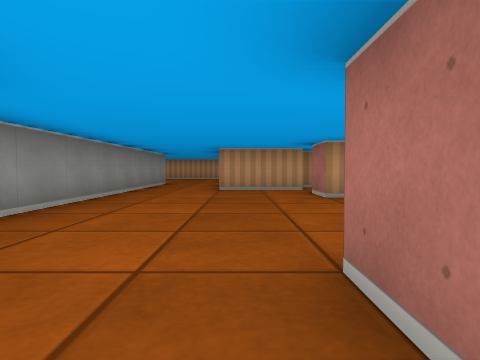
View 1 (above)

16 first-person views from a walk through a cub3D level. The camera is about half as high as the walls, tilts 2° down and sees 75° across. The floor is counted in squares. Each view is taken from the middle of a square. On the plan, view 1 faces up. The plan holds only what a view shows up to about 9 squares ahead; the rest is blank.

View 2
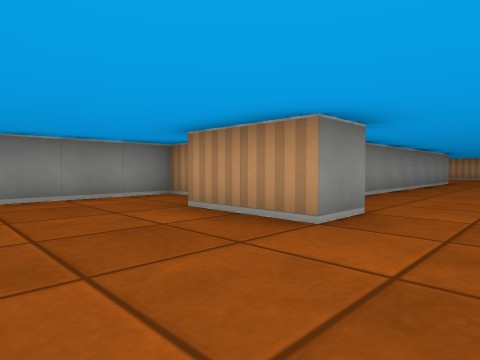

View 3
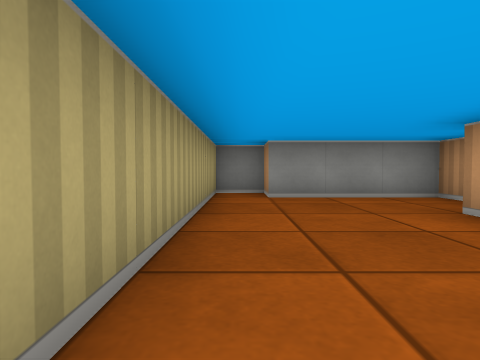

View 4
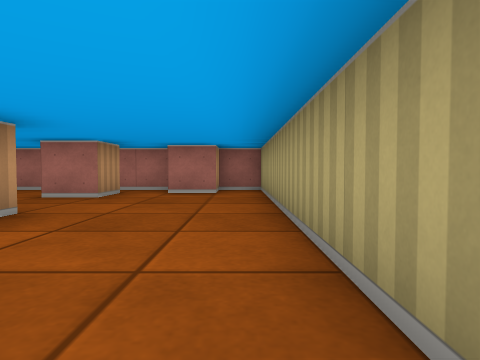

View 5
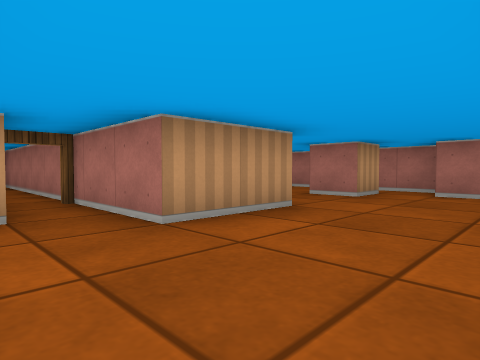

View 6
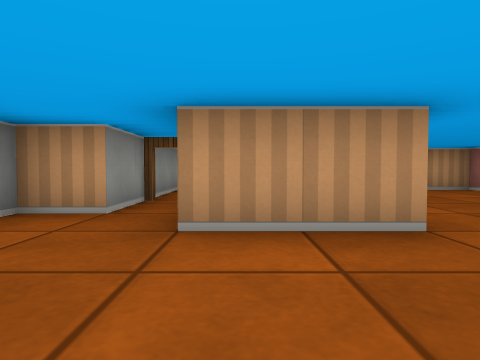

View 7
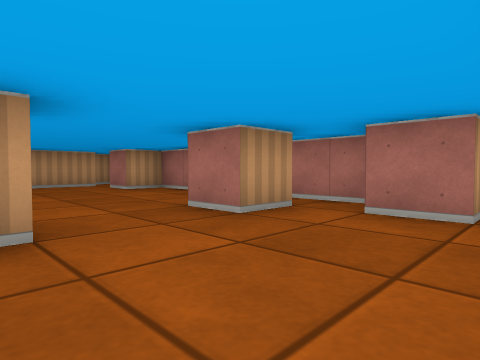

View 8
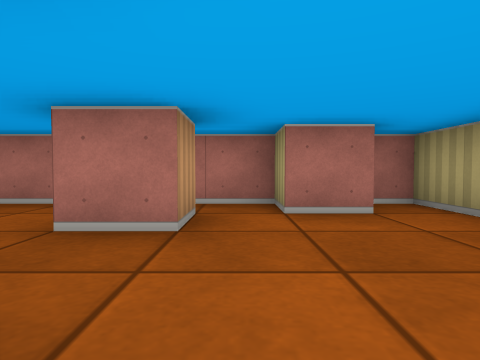

View 9
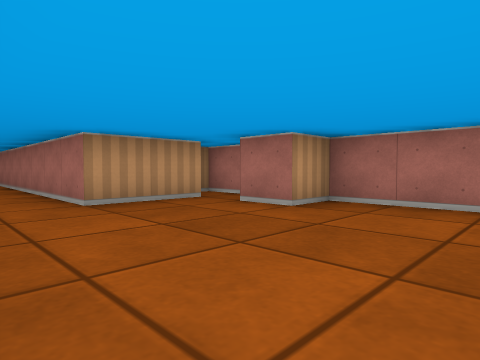

View 10
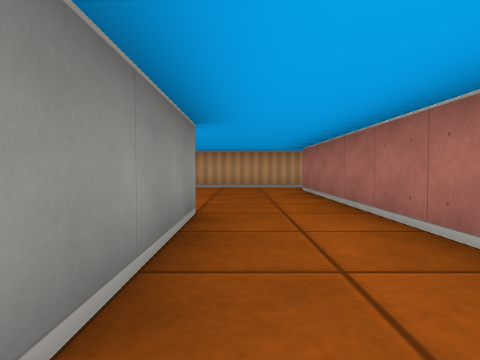

View 11
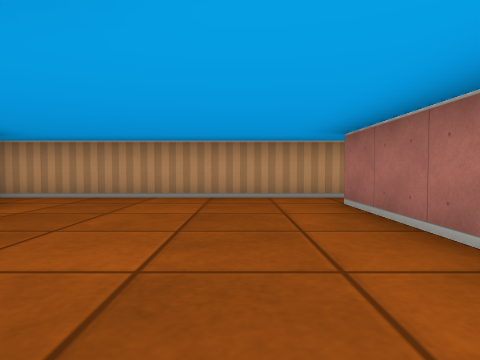

View 12
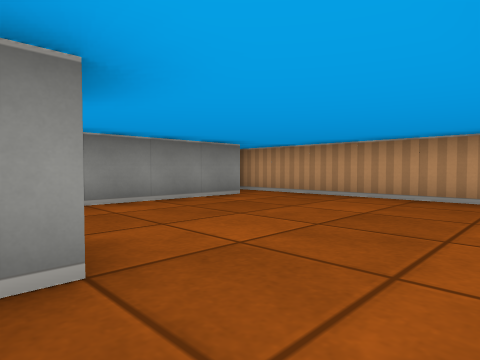

View 13
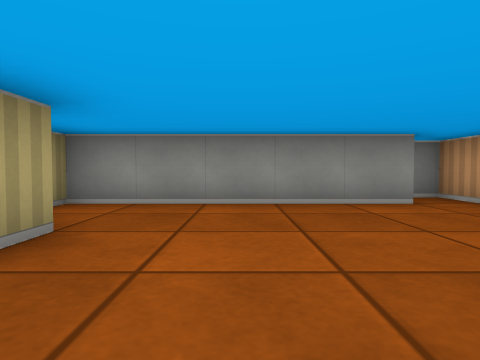

View 14
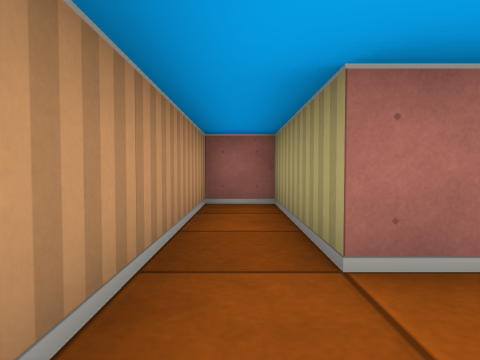

View 15
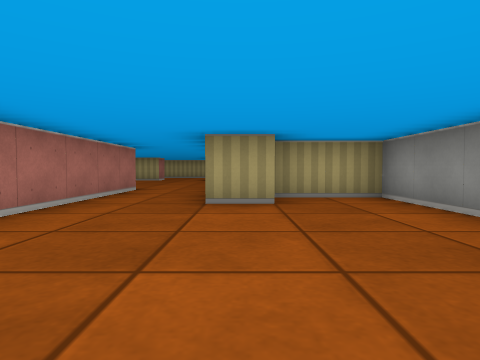

View 16
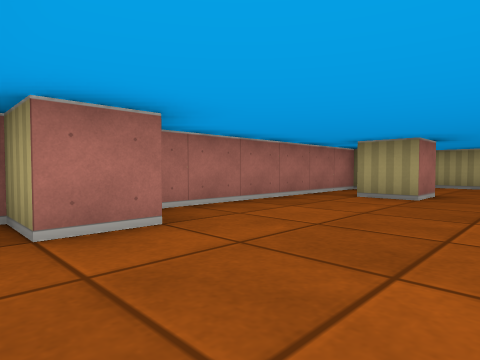

### Floor plan
Ten units are one square. View 1 is at (0, 0); x grows to the right and y downward. Boxes are objects, and circles mark ways between rooms. Rooms are numbered by the first view taken in them; rooms with no view inside come last. Other rooms are left out.
<svg viewBox="-70 -160 100 190">
<path fill="none" stroke="#000" d="M-15 -16 -15 -5 -35 -5 -35 -30M16 -5 5 -5 5 -15 15 -15M-45 -30 -45 -15 -55 -15 -55 15 -65 15 -65 25 25 25 25 15 15 15 15 5 25 5 25 -55 15 -55 15 -65 25 -65 25 -85 16 -85M-25 -75 -25 -31M16 -75 -5 -75M-35 -105 -25 -105 -25 -75M-55 -146 -55 -95 -35 -95M-5 -75 -5 -145 25 -145 25 -155 -65 -155 -65 -150M-45 -55 -45 -30M-35 -30 -35 -85"/>
<circle cx="-15" cy="-70" r="3" fill="#2a7"/>
<circle cx="-40" cy="-30" r="3" fill="#2a7"/>
<text x="-10" y="-20">1</text>
<text x="-30" y="-120">2</text>
<text x="-40" y="-60">3</text>
</svg>
Room 1 opens to room 2. Room 1 opens to room 3.

Where each view was taken, in squares from view 1:
view 1: 0 up, 0 right, facing up
view 2: 2 down, 0 right, facing up-left
view 3: 2 down, 0 right, facing left
view 4: 2 down, 5 left, facing right
view 5: 2 down, 5 left, facing up-right
view 6: 2 down, 3 left, facing up
view 7: 2 down, 2 left, facing up-right
view 8: 0 up, 2 left, facing right
view 9: 3 up, 2 left, facing up-right
view 10: 7 up, 2 left, facing up
view 11: 10 up, 2 left, facing up
view 12: 10 up, 1 left, facing up-left
view 13: 12 up, 1 left, facing left
view 14: 15 up, 2 left, facing right
view 15: 15 up, 3 left, facing down
view 16: 7 up, 1 left, facing down-right
